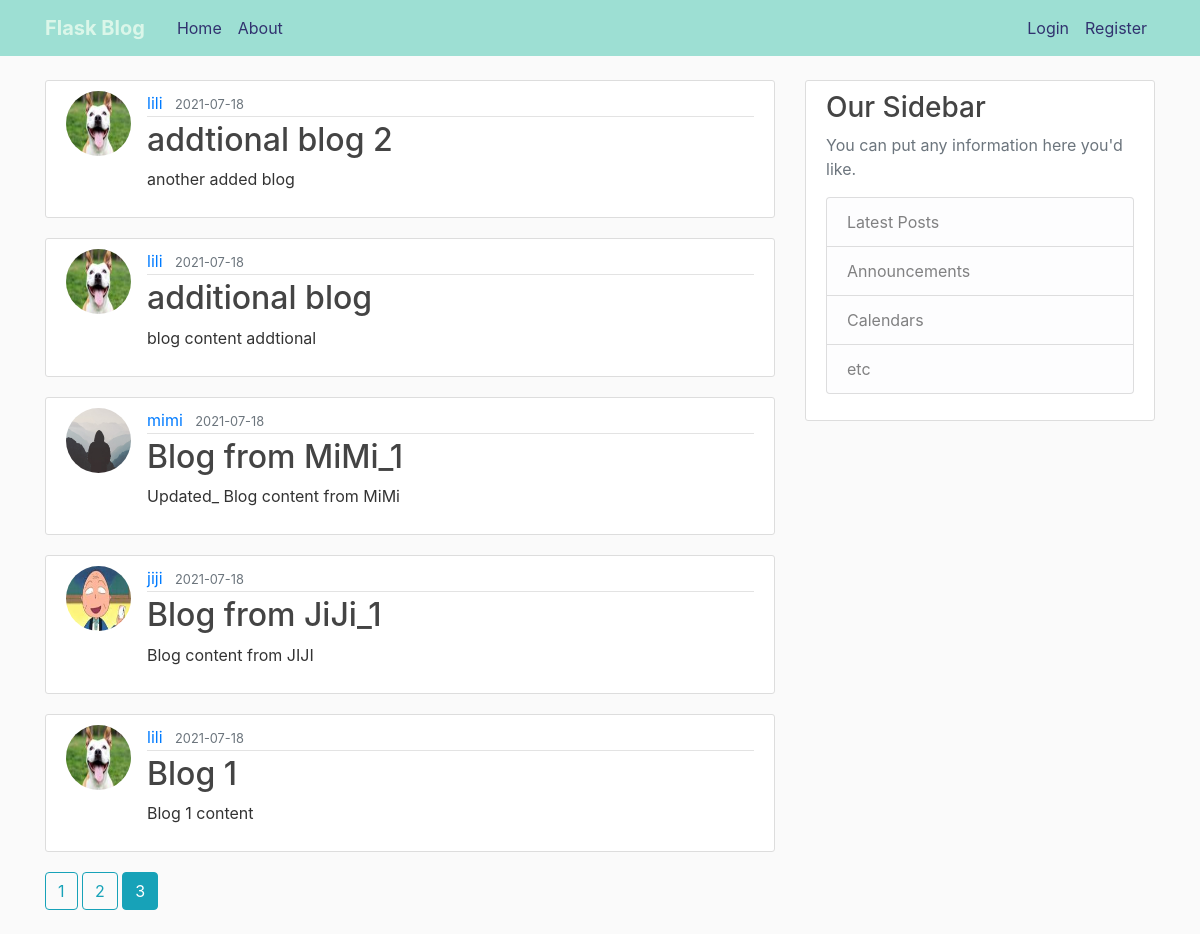
Screenshot of /home?page=3 with the database file from the repository.
### flaskblog/models.py (models this page shows, shortened)
class Post(db.Model):
    id = db.Column(db.Integer, primary_key=True)
    title = db.Column(db.String(100), nullable=False)
    date_posted =db.Column(db.DateTime, nullable=False, default=datetime.utcnow)
    content = db.Column(db.Text, nullable=False)
    user_id = db.Column(db.Integer, db.ForeignKey('user.id'), nullable=False)

class User(db.Model, UserMixin):
    id = db.Column(db.Integer, primary_key=True)
    username = db.Column(db.String(20), unique=True, nullable=False)
    email = db.Column(db.String(120), unique=True, nullable=False)
    image_file = db.Column(db.String(20), nullable=False, default='default.jpg')
    password = db.Column(db.String(60), nullable=False)
    posts = db.relationship('Post', backref='author', lazy=True)

### flaskblog/main/routes.py (the view)
@main.route("/")
@main.route("/home")
def home():
    page = request.args.get('page', 1, type =int)
    posts = Post.query.order_by(Post.date_posted.desc()).paginate(per_page = 5, page = page )
    return render_template('home.html', posts=posts)

### flaskblog/templates/home.html
{% extends "layout.html" %}
{% block content %}
    {% for post in posts.items %}
        <article class="media content-section">
          <img src="{{ url_for('static', filename='profile_pics/' + post.author.image_file )}}" class="rounded-circle article-img" alt="">
          <div class="media-body">
            <div class="article-metadata">
              <a class="mr-2" href="{{url_for('users.user_posts', username = post.author.username)}}">{{ post.author.username }}</a>
              <small class="text-muted">{{ post.date_posted.strftime('%Y-%m-%d') }}</small>
            </div>
            <h2><a class="article-title" href="{{url_for('posts.post', post_id = post.id )}}">{{ post.title }}</a></h2>
            <p class="article-content">{{ post.content }}</p>
          </div>
        </article>
    {% endfor %}
    {% for page_num in posts.iter_pages(left_edge=1 , right_edge=1, left_current=1, right_current=2) %}
      {% if page_num %}
        {% if posts.page == page_num %}
            <a  class="btn btn-info mb-4" href="{{ url_for('main.home', page=page_num) }}">{{ page_num }}</a>
        {% else %}
            <a  class="btn btn-outline-info mb-4" href="{{ url_for('main.home', page=page_num) }}">{{ page_num }}</a>
        {% endif %}
      {% else %}
       ///
      {% endif %}
    {% endfor %}
{% endblock content %}

### flaskblog/static/main.css (style rules this page uses)
body { background: #fafafa; color: #333333; margin-top: 5rem; }
h1, h2, h3, h4, h5, h6 { color: #444444; }
.content-section { background: #ffffff; padding: 10px 20px; border: 1px solid #dddddd; border-radius: 3px; margin-bottom: 20px; }
.article-title { color: #444444; }
.article-content { white-space: pre-line; }
.article-img { height: 65px; width: 65px; margin-right: 16px; }
.article-metadata { padding-bottom: 1px; margin-bottom: 4px; border-bottom: 1px solid #e3e3e3 }

### rows the page displays
Post: image_file (picture), author.username "lili", date_posted "2021-07-18", title "addtional blog 2", content "another added blog"
Post: image_file (picture), author.username "lili", date_posted "2021-07-18", title "additional blog", content "blog content addtional"
Post: image_file (placeholder picture), author.username "mimi", date_posted "2021-07-18", title "Blog from MiMi_1", content "Updated_ Blog content from MiMi"
Post: image_file (picture), author.username "jiji", date_posted "2021-07-18", title "Blog from JiJi_1", content "Blog content from JIJI"
Post: image_file (picture), author.username "lili", date_posted "2021-07-18", title "Blog 1", content "Blog 1 content"

### other values shown
{{ page_num }} "1" "2"
{{ page_num }} "3"
